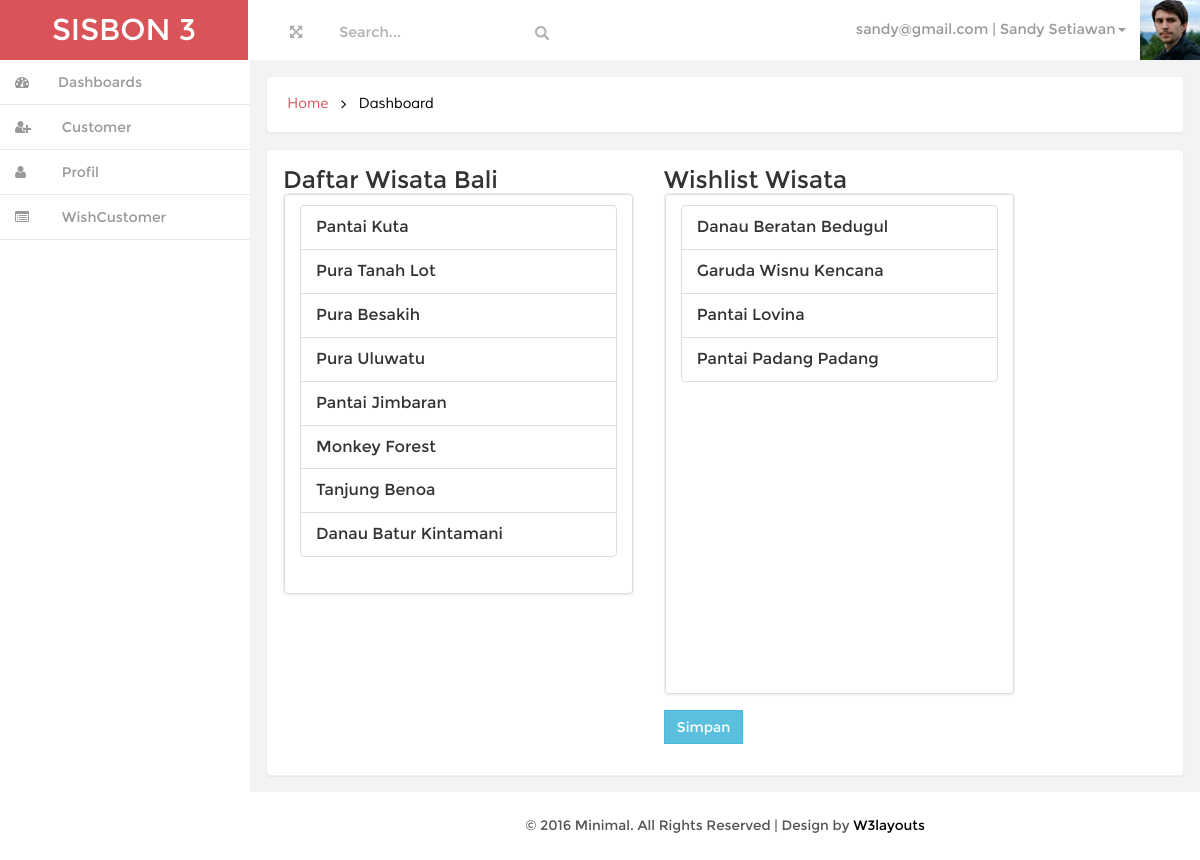
The page /index.php?page=wishlist&idwish=1 (signed in) on the database its author committed.
### tables this page shows
CREATE TABLE IF NOT EXISTS `tbpegawai` (
  `id_pegawai` int(11) NOT NULL AUTO_INCREMENT,
  `nama` varchar(100) NOT NULL,
  `tgl_lahir` date NOT NULL,
  `no_telp` varchar(20) NOT NULL,
  `alamat` text NOT NULL,
  `tgl_masuk` date NOT NULL,
  `email` varchar(50) NOT NULL,
  `password` varchar(50) NOT NULL,
  PRIMARY KEY (`id_pegawai`)
);

CREATE TABLE IF NOT EXISTS `tbwish` (
  `id_wish` int(11) NOT NULL AUTO_INCREMENT,
  `id_kota` int(11) NOT NULL,
  `id_customer` int(11) NOT NULL,
  `ket` text NOT NULL,
  `jml` int(11) NOT NULL,
  `status` int(11) NOT NULL,
  PRIMARY KEY (`id_wish`)
);

CREATE TABLE IF NOT EXISTS `tbkota` (
  `id_kota` int(11) NOT NULL AUTO_INCREMENT,
  `nama_kota` varchar(100) NOT NULL,
  PRIMARY KEY (`id_kota`)
);

CREATE TABLE IF NOT EXISTS `tbtrip` (
  `id_trip` int(11) NOT NULL AUTO_INCREMENT,
  `id_kota` int(11) NOT NULL,
  `nama_wisata` varchar(100) NOT NULL,
  PRIMARY KEY (`id_trip`)
);

CREATE TABLE IF NOT EXISTS `tbwishlist` (
  `id_wishlist` int(11) NOT NULL AUTO_INCREMENT,
  `id_wish` int(11) NOT NULL,
  `id_trip` int(11) NOT NULL,
  PRIMARY KEY (`id_wishlist`)
);

### class/User.php (called while the page is built, shortened)
<?php
class User
{
    private $pegawai;
    public function __construct(){
        $admin = new Admin();
        $pegawai = new Pegawai();
        $this->pegawai = $pegawai;
        $customer = new Customer();
        if(isset($_SESSION['user_session']))
        {
            if($_SESSION['user_level']=='admin')
            {
                $this->getIdentitasAdmin();
            }
            elseif($_SESSION['user_level']=='pegawai')
            {
                $this->getIdentitasPegawai();
            }
            else
            {
                $this->getIdentitasCustomer();
            }
        }
    }
    public function getIdentitasPegawai()
    {
        $d = $this->pegawai->getById($_SESSION['user_session']);
        $this->nama_user = $d['nama'];
        $this->email_user = $d['email'];
    }
}

### class/Pegawai.php (called while the page is built, shortened)
<?php
class Pegawai implements BaseData
{
    private $conn;
    public function __construct()
    {
        $database = new Koneksi();
        $db = $database->dbKoneksi();
        $this->conn = $db;
    }
    public function getById($id)
    {
       try
       {
           $stmt = $this->conn->prepare("SELECT * FROM tbpegawai WHERE id_pegawai=$id");
           $stmt->execute();
           $rowPegawai = $stmt->fetch(PDO::FETCH_ASSOC);
           return $rowPegawai;
       }
       catch(PDOException $e)
       {
           echo $e->getMessage();
       }
    }
}

### session.php (called while the page is built, shortened)
<?php
$user = new User();

### class/Wish.php (called while the page is built, shortened)
<?php
class Wish implements BaseData
{
    private $conn;
    public function __construct()
    {
        $database = new Koneksi();
        $db = $database->dbKoneksi();
        $this->conn = $db;
    }
    public function getById($id)
    {
        try
        {
            $stmt = $this->conn->prepare("SELECT * FROM tbwish WHERE id_wish=$id");
            $stmt->execute();
            $row = $stmt->fetch(PDO::FETCH_ASSOC);
            return $row;
        }
        catch(PDOException $e)
        {
            echo $e->getMessage();
        }
    }
}

### class/Kota.php (called while the page is built, shortened)
<?php
class Kota implements BaseData
{
    private $conn;
    public function __construct()
    {
        $database = new Koneksi();
        $db = $database->dbKoneksi();
        $this->conn = $db;
    }
    public function getById($id)
    {
        try
        {
            $stmt = $this->conn->prepare("SELECT * FROM tbkota WHERE id_kota=$id");
            $stmt->execute();
            $row = $stmt->fetch(PDO::FETCH_ASSOC);
            return $row;
        }
        catch(PDOException $e)
        {
            echo $e->getMessage();
        }
    }
}

### class/SessionTrait.php (called while the page is built, shortened)
<?php
trait SessionTrait
{
    function pengguna_id()
    {
        return $_SESSION['user_session'];
    }
}

### class/Trip.php (called while the page is built, shortened)
<?php
class Trip implements BaseData
{
    private $conn;
    public function __construct()
    {
        $database = new Koneksi();
        $db = $database->dbKoneksi();
        $this->conn = $db;
    }
    public function getById($id)
    {
        try
        {
            $stmt = $this->conn->prepare("SELECT t.*,k.nama_kota FROM tbtrip t INNER JOIN tbkota k ON t.id_kota=k.id_kota WHERE t.id_trip=$id");
            $stmt->execute();
            $row = $stmt->fetch(PDO::FETCH_ASSOC);
            return $row;
        }
        catch(PDOException $e)
        {
            echo $e->getMessage();
        }
    }
    public function getByIdKotaNotInWishlist($id,$idcustomer)
    {
        try
        {
            $stmt = $this->conn->prepare("SELECT * FROM tbtrip WHERE id_kota =$id and id_trip NOT IN (SELECT id_trip FROM tbwishlist wl INNER JOIN tbwish w ON wl.id_wish=w.id_wish WHERE w.id_customer=$idcustomer)");
            $stmt->execute();
            $row=$stmt->fetchAll(PDO::FETCH_ASSOC);
            return $row;
        }
        catch(PDOException $e)
        {
            echo $e->getMessage();
        }
    }
}

### class/Wishlist.php (called while the page is built, shortened)
<?php
class Wishlist implements BaseData
{
    private $conn;
    public function __construct()
    {
        $database = new Koneksi();
        $db = $database->dbKoneksi();
        $this->conn = $db;
    }
    public function getDataByIdWish($idwish)
    {
        try
        {
            $stmt = $this->conn->prepare("SELECT * FROM tbwishlist WHERE id_wish=:idwish");
            $stmt->execute(array(
                ':idwish'=>$idwish,
            ));
            $row = $stmt->fetchAll(PDO::FETCH_ASSOC);
            return $row;
        }
        catch(PDOException $e)
        {
            echo $e->getMessage();
        }
    }
}

### page/wishlist.php (the view, shortened to what this page needs)
<?php
$model = new Trip();
$wish = new Wish();
$kota = new Kota();
$wishlist = new Wishlist();
$idwish=0;
if(isset($_GET['idwish']))
{
    $idwish = $_GET['idwish'];
}
$rowwish = $wish->getById($idwish);
$data= $model->getByIdKotaNotInWishlist($rowwish['id_kota'],$user->pengguna_id());
$leftData = $wishlist->getDataByIdWish($_GET['idwish']);
$height = count($data)*50;
?>
<div class="row" id="connected">
    <div class="col-md-12">
    </div>
    <div class="col-md-5">
        <div class="panel-title">
            <h3>Daftar Wisata <?=$kota->getById($rowwish['id_kota'])['nama_kota']?></h3>
        </div>
        <div class="form-group">
            <div class="content-box">
                <div style="height: <?=$height?>px;" class="list-group list-group-alternate connected list-group-item">
                    <?php foreach($data as $row) { ?>
                        <div class="col-md-12 list-group-item">
                            <?=$row['nama_wisata']?>
                        </div>
                    <?php } ?>
                </div>
            </div>
        </div>
    </div>
    <div class="col-md-5">
        <div class="panel-title">
            <h3>Wishlist Wisata</h3>
        </div>
        <form id="listwisata" method="post">
           <div class="form-group">
               <div class="content-box">
                   <div style="height: 500px;" class="list-group list-group-alternate connected list no2 list-group-item">
                       <?php foreach($leftData as $wisata){ ?>
                           <div class="col-md-12 list-group-item">
                               <?=$model->getById($wisata['id_trip'])['nama_wisata']?>
                           </div>
                       <?php } ?>
                   </div>
               </div>
           </div>
            <div class="form-group">
                <input type="submit" class="btn btn-info" name="simpan" value="Simpan">
            </div>
        </form>
    </div>
</div>

### index.php (shortened to what this page needs)
<?php
require_once("session.php");
?>
<!DOCTYPE HTML>
<html>
<head>
<link href="css/bootstrap.min.css" rel='stylesheet' type='text/css' />
<link href="css/style.css" rel='stylesheet' type='text/css' />
<link href="css/font-awesome.css" rel="stylesheet">
<link href="css/custom.css" rel="stylesheet">
</head>
<body>
<div id="wrapper">
        <nav class="navbar-default navbar-static-top" role="navigation">
             <div class="navbar-header">
               <h1> <a class="navbar-brand" href="index.php">SISBON <?=SISBON_LEVEL_USER_CUSTOMER?></a></h1>
			   </div>
			 <div class=" border-bottom">
        	<div class="full-left">
        	  <section class="full-top">
				<button id="toggle"><i class="fa fa-arrows-alt"></i></button>
			</section>
			<form class=" navbar-left-right">
              <input type="text"  value="Search..." onfocus="this.value = '';" onblur="if (this.value == '') {this.value = 'Search...';}">
              <input type="submit" value="" class="fa fa-search">
            </form>
            <div class="clearfix"> </div>
           </div>
		    <div class="drop-men" >
		        <ul class=" nav_1">
					<li class="dropdown">
		              <a href="#" class="dropdown-toggle dropdown-at" data-toggle="dropdown"><span class=" name-caret"><?=$user->email_user?> | <?=$user->nama_user?><i class="caret"></i></span><img src="images/wo.jpg"></a>
		            </li>
		        </ul>
		     </div>
			<div class="clearfix">
     </div>
		    <div class="navbar-default sidebar" role="navigation">
                <div class="sidebar-nav navbar-collapse">
                <ul class="nav" id="side-menu">
					<?php include "sidemenu.php" ?>
                </ul>
            </div>
			</div>
        </nav>
        <div id="page-wrapper" class="gray-bg dashbard-1">
       <div class="content-main">
		    <div class="banner">
				<h2>
				<a href="index.html">Home</a>
				<i class="fa fa-angle-right"></i>
				<span>Dashboard</span>
				</h2>
		    </div>
		   <div class="blank">
			   <div class="blank-page">
					<?php
					if(isset($_GET['page']) AND file_exists('page/'.$_GET['page'].'.php')){include "page/".$_GET['page'].'.php';} else {include "page/home.php";}
					?>
			   </div>
		   </div>
<div class="copy">
            <p> &copy; 2016 Minimal. All Rights Reserved | Design by <a href="#" target="_blank">W3layouts</a> </p>
	    </div>
		</div>
       </div>
     </div>
</body>
</html>

### css/style.css (style rules this page uses)
h4, h5, h6, h1, h2, h3 { margin: 0; }
ul, ol { margin: 0;padding: 0; }
p { margin: 0; }
html, body { font-family:'Montserrat-Regular'; font-size: 100%; background:#F3F3F4; overflow-x: hidden; }
body a { transition:0.5s all; -webkit-transition:0.5s all; -moz-transition:0.5s all; -o-transition:0.5s all; -ms-transition:0.5s all; }
div#wrapper { background-color: #fff; }
.navbar-default.sidebar { background-color: #fff; }
h1 a.navbar-brand { color: #fff !important; font-size: 30px; font-weight: 500; padding: 20px 0px; background: #d95459; text-align: center; width:248px; height: 60px; }
@media (min-width: 768px) { #page-wrapper { position: inherit; margin: 0 0 0 240px; min-height: 1000px; } }
a.dropdown-toggle.dropdown-at { border-bottom: none; }
.content-main { background-color: #F3F3F4; padding-top: 1em; }
.full-top { float:left; }
.navbar-left-right { float: left; margin-left: 6%; }
.border-bottom { background-color: #fff; }
.full-left { float: left; width: 40%; margin-left: 3%; margin-top: 1.3em; }
.full-left button { background: none; border: none; outline: none; color: #B3AEAE; font-size: 0.9em; }
.navbar-left-right input[type="text"] { background: none; border: none; outline: none; color:#B3AEAE; font-size: 0.9em; }
.navbar-left-right input[type="submit"] { background: url(../images/search.png) 0px 2px no-repeat; width:16px; height:16px; border: none; outline: none; color:#B3AEAE; font-size: 0.9em; }
.drop-men { float: right; }
.dropdown-at { padding: 0 !important; position: relative; color: #999; font-size: 0.9em; text-decoration: none ; }
.dropdown-at img { margin: 0 0em 0 1em; }
.dropdown, .dropup { display: inline-block; padding:0; }
.banner { background: #fff; display: block; margin: 0em 1em ; padding:1em; border: 1px solid #ebeff6; border-color: #ebeff6; border-radius: 4px; -webkit-border-radius: 4px; -o-border-radius: 4px; -moz-border-radius: 4px; -ms-border-radius: 4px; -webkit-box-shadow: 0 1px 1px rgba(0,0,0,.05); box-shadow: 0 1px 1px rgba(0,0,0,.05); }
.banner h2 { font-size:0.9em; }
.banner h2 a { color:#D95459; text-decoration:none; font-family: 'Muli-Regular'; padding:0.3em ; }
.banner h2 span { color:#000; font-family: 'Muli-Regular'; padding:0.3em ; }
.banner h2 i { color:#000; vertical-align:middle; padding:0.3em ; }
.blank { padding: 1em; min-height: 650px; }
.blank-page { padding: 1em; background: #fff; border: 1px solid #ebeff6; border-radius: 4px; -webkit-border-radius: 4px; -o-border-radius: 4px; -moz-border-radius: 4px; -ms-border-radius: 4px; -webkit-box-shadow: 0 1px 1px rgba(0,0,0,.05); box-shadow: 0 1px 1px rgba(0,0,0,.05); }
.btn { border-radius: 0px; outline: none; }
.content-box { background-color: #fff; border: 1px solid #ebeff6; border-radius: 4px; -webkit-border-radius: 4px; -o-border-radius: 4px; -moz-border-radius: 4px; -ms-border-radius: 4px; -webkit-box-shadow: 0 1px 1px rgba(0,0,0,.05); box-shadow: 0 1px 1px rgba(0,0,0,.05); }
.copy { background:#fff; text-align:center; padding:1.5em 0; }
.copy p, .copy-right p { font-size:0.85em; color:#555; }
.copy p a, .copy-right p a { color:#000; }

### css/custom.css (style rules this page uses)
#wrapper { width: 100%; }
#page-wrapper { min-height: 568px; }
@media (min-width:768px) { #page-wrapper { position: inherit; margin: 0 0 0 250px; } }
.sidebar .sidebar-nav.navbar-collapse { padding-right: 0; padding-left: 0; }
@media (min-width:768px) { .sidebar { z-index: 1; position: absolute; width: 250px; } }

### rows shown on the page
tbpegawai: email "sandy@gmail.com", nama "Sandy Setiawan"
tbwish: id_kota.nama_kota "Bali"
tbtrip: nama_wisata "Pantai Kuta"
tbtrip: nama_wisata "Pura Tanah Lot"
tbtrip: nama_wisata "Pura Besakih"
tbtrip: nama_wisata "Pura Uluwatu"
tbtrip: nama_wisata "Pantai Jimbaran"
tbtrip: nama_wisata "Monkey Forest"
tbtrip: nama_wisata "Tanjung Benoa"
tbtrip: nama_wisata "Danau Batur Kintamani"
tbwishlist: id_trip.nama_wisata "Danau Beratan Bedugul"
tbwishlist: id_trip.nama_wisata "Garuda Wisnu Kencana"
tbwishlist: id_trip.nama_wisata "Pantai Lovina"
tbwishlist: id_trip.nama_wisata "Pantai Padang Padang"

### other values the page prints
SISBON_LEVEL_USER_CUSTOMER "3"
